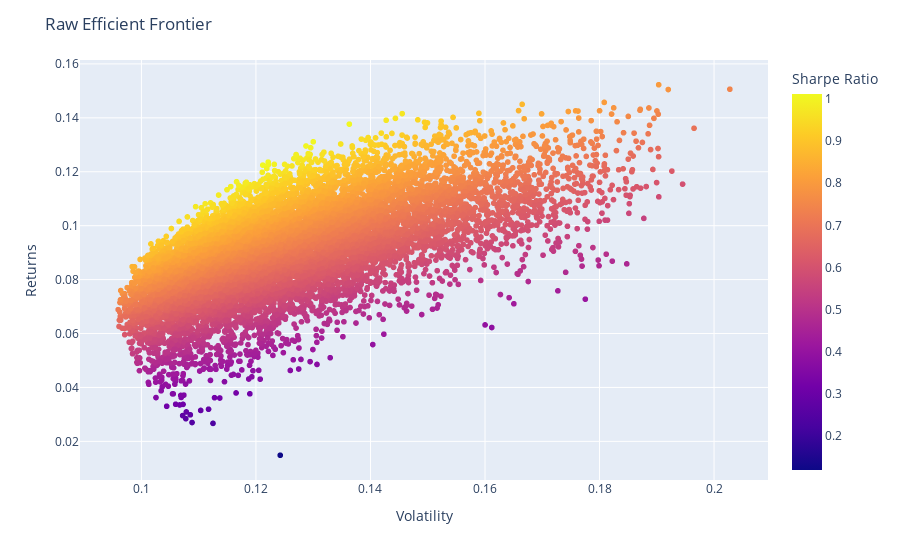

Write notebook code for a chart like this one.
### Code cell
fig = px.scatter(portfolios_df,x='Volatility',y='Returns',color='Sharpe Ratio',hover_data=['Weights'])
fig.update_layout(title='Raw Efficient Frontier',xaxis_title='Volatility',yaxis_title='Returns')
fig.show()

### Figure 1 — Plotly figure (JSON) as saved in the notebook; plotly's stock layout.template omitted (floating-point values rounded to 4 significant figures; data arrays with more than 128 entries replaced by an {"elided": "..."} marker saying what was removed)
{"data": [{"customdata": {"elided": "10000x1x5 float values"}, "hovertemplate": "Volatility=%{x}<br>Returns=%{y}<br>Weights=%{customdata[0]}<br>Sharpe Ratio=%{marker.color}<extra></extra>", "legendgroup": "", "marker": {"color": {"elided": "10000 float values"}, "coloraxis": "coloraxis", "symbol": "circle"}, "mode": "markers", "name": "", "showlegend": false, "type": "scattergl", "x": {"elided": "10000 float values"}, "xaxis": "x", "y": {"elided": "10000 float values"}, "yaxis": "y"}], "layout": {"coloraxis": {"colorbar": {"title": {"text": "Sharpe Ratio"}}, "colorscale": [[0, "#0d0887"], [0.1111, "#46039f"], [0.2222, "#7201a8"], [0.3333, "#9c179e"], [0.4444, "#bd3786"], [0.5556, "#d8576b"], [0.6667, "#ed7953"], [0.7778, "#fb9f3a"], [0.8889, "#fdca26"], [1, "#f0f921"]]}, "legend": {"tracegroupgap": 0}, "margin": {"t": 60}, "title": {"text": "Raw Efficient Frontier"}, "xaxis": {"anchor": "y", "domain": [0, 1], "title": {"text": "Volatility"}}, "yaxis": {"anchor": "x", "domain": [0, 1], "title": {"text": "Returns"}}}}
